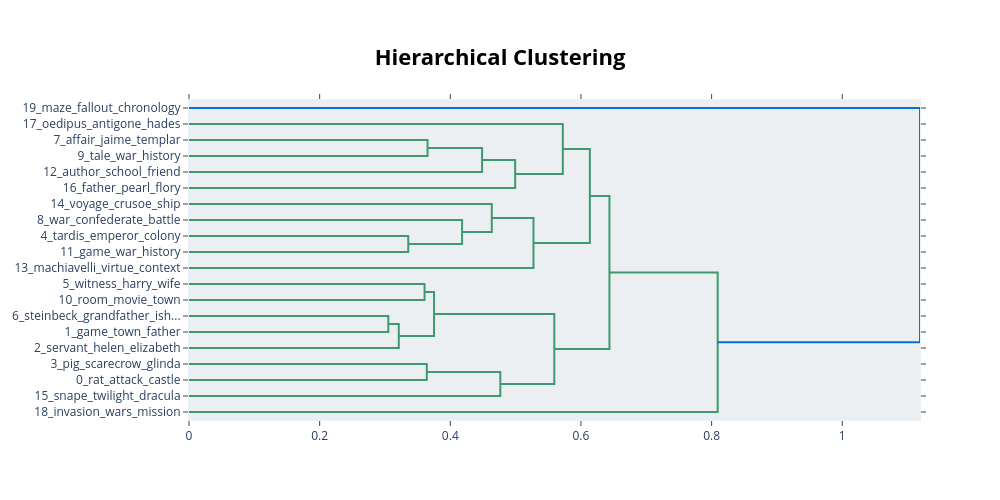

Write notebook code for a chart like this one.
### Markdown cell above
**Hierarchical clustering of topics**

Shows how topics can be grouped into larger clusters. Useful for identifying overarching themes in literature.

### Code cell
if 'topic_model' in locals():
    display(topic_model.visualize_hierarchy())
else:
    print("No df_topic")

### Figure 1 — Plotly figure (JSON) as saved in the notebook; plotly's stock layout.template omitted (floating-point values rounded to 4 significant figures)
{"data": [{"hoverinfo": "text", "marker": {"color": "rgb(61,153,112)"}, "mode": "lines", "x": [0.0, 0.3651, 0.3651, 0.0], "xaxis": "x", "y": [-25.0, -25.0, -35.0, -35.0], "yaxis": "y", "type": "scatter"}, {"hoverinfo": "text", "marker": {"color": "rgb(61,153,112)"}, "mode": "lines", "x": [0.3651, 0.4486, 0.4486, 0.0], "xaxis": "x", "y": [-30.0, -30.0, -45.0, -45.0], "yaxis": "y", "type": "scatter"}, {"hoverinfo": "text", "marker": {"color": "rgb(61,153,112)"}, "mode": "lines", "x": [0.4486, 0.4993, 0.4993, 0.0], "xaxis": "x", "y": [-37.5, -37.5, -55.0, -55.0], "yaxis": "y", "type": "scatter"}, {"hoverinfo": "text", "marker": {"color": "rgb(61,153,112)"}, "mode": "lines", "x": [0.0, 0.5722, 0.5722, 0.4993], "xaxis": "x", "y": [-15.0, -15.0, -46.25, -46.25], "yaxis": "y", "type": "scatter"}, {"hoverinfo": "text", "marker": {"color": "rgb(61,153,112)"}, "mode": "lines", "x": [0.0, 0.3357, 0.3357, 0.0], "xaxis": "x", "y": [-85.0, -85.0, -95.0, -95.0], "yaxis": "y", "type": "scatter"}, {"hoverinfo": "text", "marker": {"color": "rgb(61,153,112)"}, "mode": "lines", "x": [0.0, 0.418, 0.418, 0.3357], "xaxis": "x", "y": [-75.0, -75.0, -90.0, -90.0], "yaxis": "y", "type": "scatter"}, {"hoverinfo": "text", "marker": {"color": "rgb(61,153,112)"}, "mode": "lines", "x": [0.0, 0.4635, 0.4635, 0.418], "xaxis": "x", "y": [-65.0, -65.0, -82.5, -82.5], "yaxis": "y", "type": "scatter"}, {"hoverinfo": "text", "marker": {"color": "rgb(61,153,112)"}, "mode": "lines", "x": [0.4635, 0.5273, 0.5273, 0.0], "xaxis": "x", "y": [-73.75, -73.75, -105.0, -105.0], "yaxis": "y", "type": "scatter"}, {"hoverinfo": "text", "marker": {"color": "rgb(61,153,112)"}, "mode": "lines", "x": [0.5722, 0.6136, 0.6136, 0.5273], "xaxis": "x", "y": [-30.62, -30.62, -89.38, -89.38], "yaxis": "y", "type": "scatter"}, {"hoverinfo": "text", "marker": {"color": "rgb(61,153,112)"}, "mode": "lines", "x": [0.0, 0.3606, 0.3606, 0.0], "xaxis": "x", "y": [-115.0, -115.0, -125.0, -125.0], "yaxis": "y", "type": "scatter"}, {"hoverinfo": "text", "marker": {"color": "rgb(61,153,112)"}, "mode": "lines", "x": [0.0, 0.3051, 0.3051, 0.0], "xaxis": "x", "y": [-135.0, -135.0, -145.0, -145.0], "yaxis": "y", "type": "scatter"}, {"hoverinfo": "text", "marker": {"color": "rgb(61,153,112)"}, "mode": "lines", "x": [0.3051, 0.3211, 0.3211, 0.0], "xaxis": "x", "y": [-140.0, -140.0, -155.0, -155.0], "yaxis": "y", "type": "scatter"}, {"hoverinfo": "text", "marker": {"color": "rgb(61,153,112)"}, "mode": "lines", "x": [0.3606, 0.3751, 0.3751, 0.3211], "xaxis": "x", "y": [-120.0, -120.0, -147.5, -147.5], "yaxis": "y", "type": "scatter"}, {"hoverinfo": "text", "marker": {"color": "rgb(61,153,112)"}, "mode": "lines", "x": [0.0, 0.364, 0.364, 0.0], "xaxis": "x", "y": [-165.0, -165.0, -175.0, -175.0], "yaxis": "y", "type": "scatter"}, {"hoverinfo": "text", "marker": {"color": "rgb(61,153,112)"}, "mode": "lines", "x": [0.364, 0.4766, 0.4766, 0.0], "xaxis": "x", "y": [-170.0, -170.0, -185.0, -185.0], "yaxis": "y", "type": "scatter"}, {"hoverinfo": "text", "marker": {"color": "rgb(61,153,112)"}, "mode": "lines", "x": [0.3751, 0.5592, 0.5592, 0.4766], "xaxis": "x", "y": [-133.8, -133.8, -177.5, -177.5], "yaxis": "y", "type": "scatter"}, {"hoverinfo": "text", "marker": {"color": "rgb(61,153,112)"}, "mode": "lines", "x": [0.6136, 0.6436, 0.6436, 0.5592], "xaxis": "x", "y": [-60.0, -60.0, -155.6, -155.6], "yaxis": "y", "type": "scatter"}, {"hoverinfo": "text", "marker": {"color": "rgb(61,153,112)"}, "mode": "lines", "x": [0.6436, 0.8093, 0.8093, 0.0], "xaxis": "x", "y": [-107.8, -107.8, -195.0, -195.0], "yaxis": "y", "type": "scatter"}, {"hoverinfo": "text", "marker": {"color": "rgb(0,116,217)"}, "mode": "lines", "x": [0.0, 1.119, 1.119, 0.8093], "xaxis": "x", "y": [-5.0, -5.0, -151.4, -151.4], "yaxis": "y", "type": "scatter"}], "layout": {"autosize": false, "height": 500, "hovermode": "closest", "showlegend": false, "width": 1000, "xaxis": {"mirror": "allticks", "rangemode": "tozero", "showgrid": false, "showline": true, "showticklabels": true, "ticks": "outside", "type": "linear", "zeroline": false}, "yaxis": {"mirror": "allticks", "rangemode": "tozero", "showgrid": false, "showline": true, "showticklabels": true, "tickmode": "array", "ticks": "outside", "ticktext": ["19_maze_fallout_chronology", "17_oedipus_antigone_hades", "7_affair_jaime_templar", "9_tale_war_history", "12_author_school_friend", "16_father_pearl_flory", "14_voyage_crusoe_ship", "8_war_confederate_battle", "4_tardis_emperor_colony", "11_game_war_history", "13_machiavelli_virtue_context", "5_witness_harry_wife", "10_room_movie_town", "6_steinbeck_grandfather_ish...", "1_game_town_father", "2_servant_helen_elizabeth", "3_pig_scarecrow_glinda", "0_rat_attack_castle", "15_snape_twilight_dracula", "18_invasion_wars_mission"], "tickvals": [-5.0, -15.0, -25.0, -35.0, -45.0, -55.0, -65.0, -75.0, -85.0, -95.0, -105.0, -115.0, -125.0, -135.0, -145.0, -155.0, -165.0, -175.0, -185.0, -195.0], "type": "linear", "zeroline": false, "range": [-200.0, 0.0]}, "title": {"font": {"size": 22, "color": "Black"}, "text": "<b>Hierarchical Clustering</b>", "x": 0.5, "xanchor": "center", "yanchor": "top"}, "hoverlabel": {"font": {"size": 16, "family": "Rockwell"}, "bgcolor": "white"}, "plot_bgcolor": "#ECEFF1"}}
